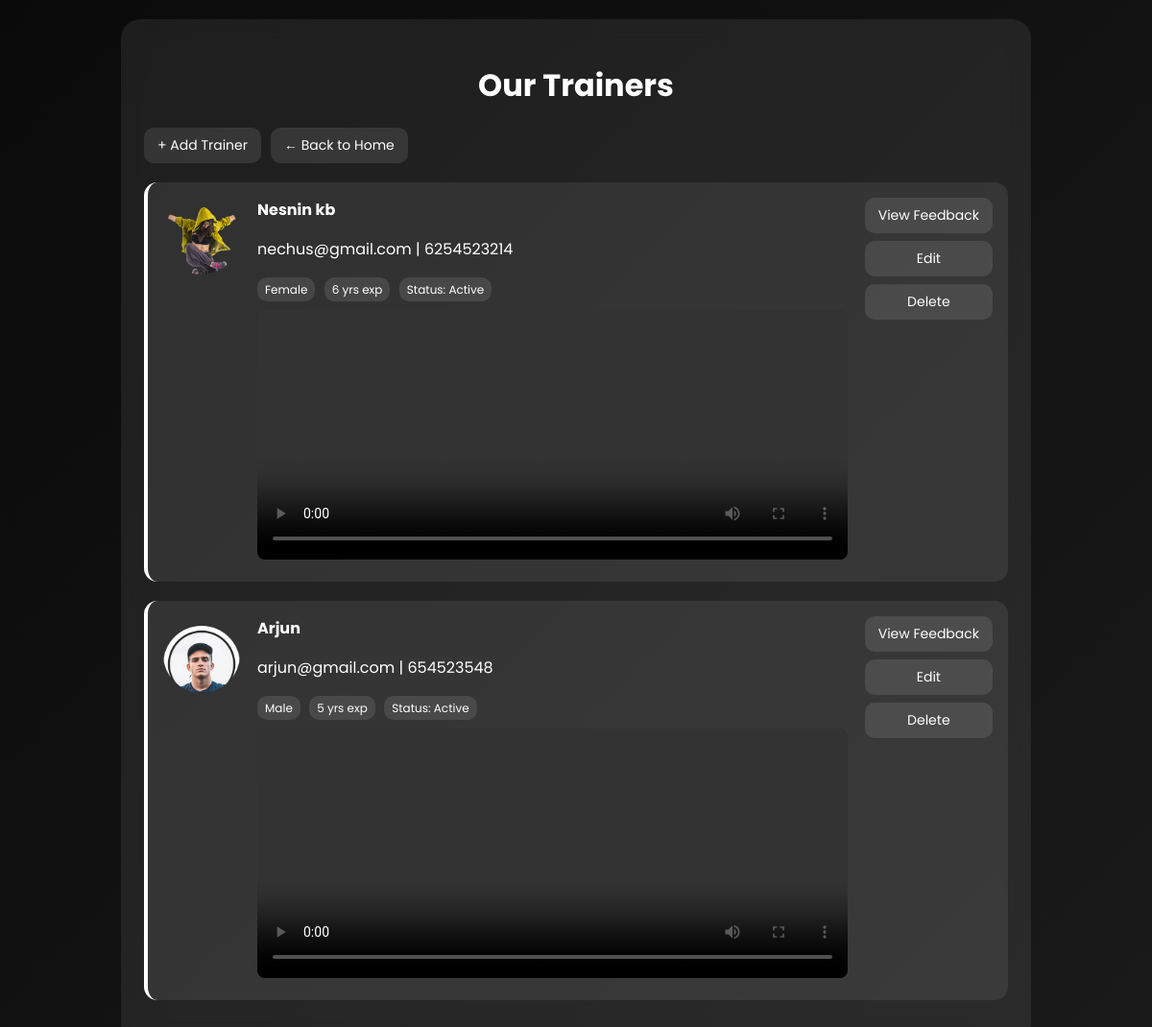
Page /listTrainer/ (signed in) on the committed database.
### danceapp/models.py (models this page shows)
class Institution_AddTrainer(models.Model):
    institution = models.ForeignKey(
        DanceInstitution,
        on_delete=models.CASCADE
    )
    GENDER_CHOICES = [
        ('M', 'Male'),
        ('F', 'Female'),
        ('O', 'Other'),
    ]
    TRAINER_TYPE_CHOICES = [
        ('FT', 'Full Time'),
        ('PT', 'Part Time'),
        ('GT', 'Guest'),
    ]
    full_name = models.CharField(max_length=100)
    gender = models.CharField(max_length=1, choices=GENDER_CHOICES)
    phone_number = models.CharField(max_length=15)
    email = models.EmailField(unique=True)
    photo = models.ImageField(
        upload_to='trainers/photos/',
        blank=True,
        null=True
    )
    dance_styles = models.CharField(
        max_length=200,
        help_text="Example: Bharatanatyam, Hip-Hop, Contemporary"
    )
    years_of_experience = models.PositiveIntegerField()
    teaching_experience = models.PositiveIntegerField(
        help_text="In years"
    )
    trainer_type = models.CharField(
        max_length=2,
        choices=TRAINER_TYPE_CHOICES
    )
    portfolio = models.FileField(
        upload_to='trainers/portfolios/',
        blank=True,
        null=True,
        validators=[
            FileExtensionValidator(
                allowed_extensions=[
                    'pdf', 'doc', 'docx', 'ppt', 'pptx',
                    'mp4', 'webm', 'ogg', 'mov', 'm4v',
                    'avi', 'wmv', 'mkv',
                    'jpg', 'jpeg', 'png', 'gif',
                    'webp', 'bmp', 'svg', 'tif', 'tiff'
                ]
            )
        ]
    )
    is_active = models.BooleanField(default=True)
    created_at = models.DateTimeField(auto_now_add=True)

### danceapp/views.py (the view)
# urls.py: path('listTrainer/', views.listTrainer, name='listTrainer'),
def listTrainer(request):
    email = request.session.get('email')
    if not email:
        return redirect('institutionlogin')
    try:
        institution = models.DanceInstitution.objects.get(email=email)
    except models.DanceInstitution.DoesNotExist:
        return redirect('institutionlogin')
    trainer=models.Institution_AddTrainer.objects.filter(institution=institution)
    return render(request,'listTrainer.html',{'trainer':trainer})

### danceapp/templates/listTrainer.html (shortened to what this page needs)
{% load static %}
<!DOCTYPE html>
<html lang="en">
<head>
</head>
<body>
<div class="container">
  <h1>Our Trainers</h1>
  <div class="top-actions">
    <a href="{% url 'add_trainer' %}" class="book-btn">
      + Add Trainer
    </a>
    <a href="{% url 'institutionhome' %}" class="book-btn">
      ← Back to Home
    </a>
  </div>
  {% for t in trainer %}
  <div class="trainer-card">
    <div class="avatar">
      {% if t.photo %}
        <img src="{{ t.photo.url }}" alt="{{ t.full_name }}">
      {% else %}
        <img src="{% static 'images/default_user.png' %}" alt="Default User">
      {% endif %}
    </div>
    <div style="flex:1;">
      <strong>{{ t.full_name }}</strong>
      <p>{{ t.email }} | {{ t.phone_number }}</p>
      <div class="details">
        <span>{{ t.get_gender_display }}</span>
        <span>{{ t.years_of_experience }} yrs exp</span>
        <span>Status: {% if t.is_active %}Active{% else %}Inactive{% endif %}</span>
      </div>
      {% if t.portfolio %}
        {% with fname=t.portfolio.name|lower %}
          {% if fname|slice:"-4:" in ".mp4 .mov .avi .mkv .webm .ogg" %}
            <video controls width="100%" height="260">
              <source src="{{ t.portfolio.url }}">
            </video>
          {% elif fname|slice:"-4:" == ".pdf" %}
            <iframe src="{{ t.portfolio.url }}" width="100%" height="300"></iframe>
          {% elif fname|slice:"-4:" in ".jpg .png .gif .bmp" or fname|slice:"-5:" in ".jpeg .webp" %}
            <img src="{{ t.portfolio.url }}" alt="Portfolio">
          {% else %}
            <a href="{{ t.portfolio.url }}" target="_blank">Download File</a>
          {% endif %}
        {% endwith %}
      {% endif %}
    </div>
    <div>
      <a href="{% url 'trainer_feedback' t.id %}" class="book-btn">View Feedback</a>
      <a href="{% url 'edit_trainer' t.id %}" class="book-btn">Edit</a>
      <a href="{% url 'delete_trainer' t.id %}" class="book-btn" onclick="return confirm('Are you sure?');">Delete</a>
    </div>
  </div>
  {% empty %}
    <p style="text-align:center;">No trainers found.</p>
  {% endfor %}
</div>
</body>
</html>

### danceapp/templates/listTrainer.html (style rules this page uses)
:root { --bg1: #0a0a0a; --bg2: #1a1a1a; --panel: rgba(255,255,255,0.08); --panel-hover: rgba(255,255,255,0.15); --text: #fff; --accent: #fff; --btn-bg: rgba(255,255,255,0.1); --btn-hover: rgba(255,255,255,0.2); }
body { margin: 0; font-family: 'Poppins', sans-serif; color: var(--text); background: linear-gradient(135deg, #0a0a0a, #1a1a1a); min-height: 100vh; padding: 20px; }
.container { max-width: 900px; margin: auto; background: var(--panel); border-radius: 20px; padding: 24px; backdrop-filter: blur(12px); }
h1 { text-align: center; margin-bottom: 20px; }
.top-actions { display: flex; gap: 10px; margin-bottom: 20px; flex-wrap: wrap; }
.book-btn { display: inline-block; padding: 8px 14px; background: var(--btn-bg); color: var(--text); border-radius: 10px; text-decoration: none; text-align: center; font-size: 14px; transition: 0.3s; }
.trainer-card { display: flex; gap: 18px; background: var(--panel); border-left: 4px solid var(--accent); border-radius: 14px; padding: 16px; margin-bottom: 20px; flex-wrap: wrap; transition: 0.3s; }
.avatar { width: 80px; height: 80px; border-radius: 50%; overflow: hidden; flex-shrink: 0; }
.avatar img { width: 100%; height: 100%; object-fit: cover; }
.details span { font-size: 12px; background: rgba(255,255,255,0.1); padding: 4px 8px; border-radius: 10px; margin-right: 5px; }
video, iframe, img { max-width: 100%; border-radius: 8px; margin-top: 10px; }
.trainer-card > div:last-child a.book-btn { display: block; margin-bottom: 8px; }

### rows in the picture
Institution_AddTrainer: photo (picture), full_name "Nesnin kb", email "nechus@gmail.com", phone_number "6254523214", gender "Female", years_of_experience "6", is_active "Active"
Institution_AddTrainer: photo (picture), full_name "Arjun", email "arjun@gmail.com", phone_number "654523548", gender "Male", years_of_experience "5", is_active "Active"
